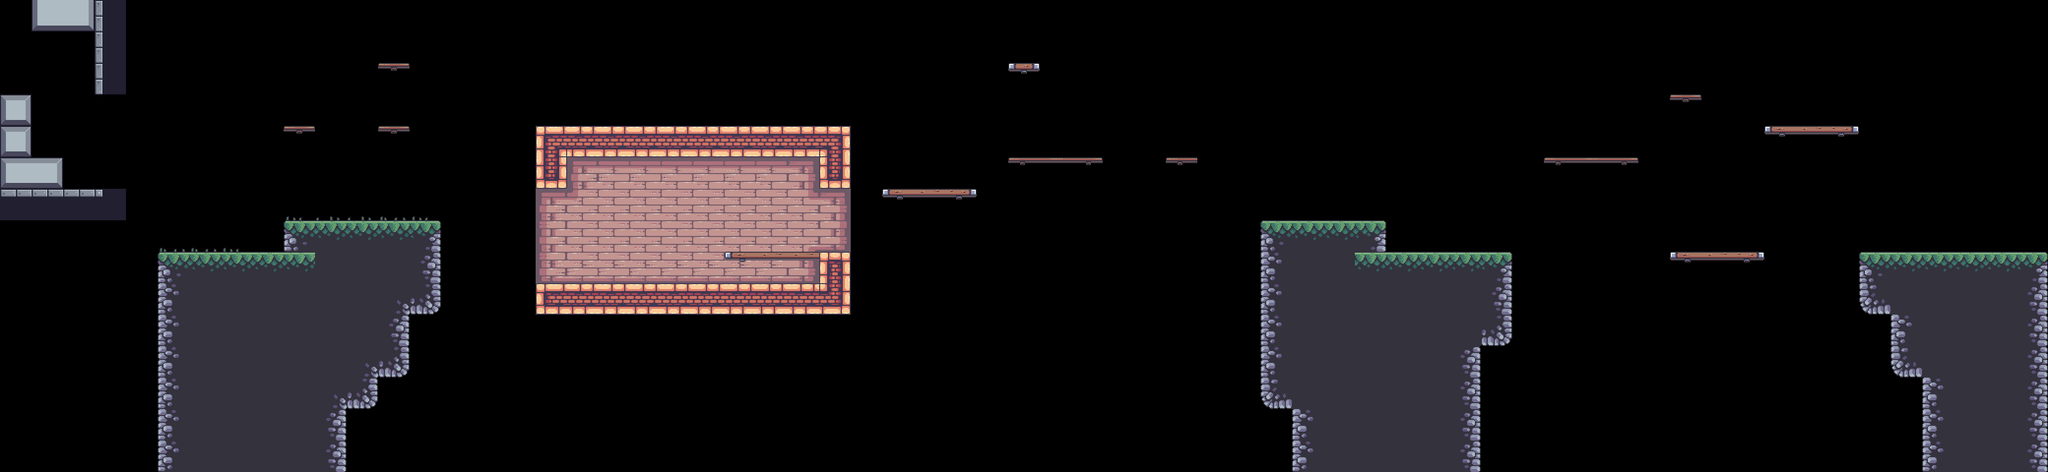

This is a level from a 2D game, rendered from its Tiled map with the project's own tilesets. A one-line summary and the map file follow, with tile-layer data summarised:
An orthogonal 65x15 tile map with 64x64 px tiles, 4 tile layers (BG, Terrain, Platforms, FG), 8 tilesets and 67 objects (9x static, 6x skull, 5x helicopter, 4x palm_small, 3x crate, ...).

<map version="1.10" tiledversion="1.10.2" orientation="orthogonal" renderorder="right-down" width="65" height="15" tilewidth="64" tileheight="64" infinite="0" nextlayerid="14" nextobjectid="140">
 <tileset firstgid="1" source="../tilesets/outside.tsx" />
 <tileset firstgid="49" source="../tilesets/items.tsx" />
 <tileset firstgid="54" source="../tilesets/inside.tsx" />
 <tileset firstgid="150" source="../tilesets/extra.tsx" />
 <tileset firstgid="216" source="../tilesets/objects.tsx" />
 <tileset firstgid="244" source="../tilesets/platforms.tsx" />
 <tileset firstgid="252" source="../tilesets/enemies.tsx" />
 <tileset firstgid="252" source="../tilesets/grass.tsx" />
 <layer id="9" name="BG" width="65" height="15">
  <data>[975 cells, 37 non-empty, 11 distinct tile ids]</data>
 </layer>
 <objectgroup id="12" name="BG details" class="window">
  <object id="49" name="candle" gid="231" x="1152.5" y="503" width="64" height="64" />
  <object id="50" name="candle" gid="231" x="1411" y="504.5" width="64" height="64" />
  <object id="51" name="window" gid="232" x="1560.5" y="424.5" width="64" height="64" />
  <object id="52" name="window" gid="232" x="1208.5" y="438.5" width="64" height="64" />
  <object id="53" name="big_chain" gid="233" x="1344" y="438" width="64" height="116" />
  <object id="54" name="small_chain" gid="234" x="1434.67" y="382.333" width="64" height="62" />
  <object id="55" name="static" gid="235" x="1381" y="574" width="14" height="34" />
  <object id="56" name="static" gid="236" x="1582.67" y="575" width="30" height="14" />
  <object id="57" name="static" gid="237" x="1309.67" y="575" width="14" height="28" />
  <object id="58" name="static" gid="238" x="1246.67" y="574.667" width="24" height="14" />
  <object id="59" name="static" gid="239" x="1452.67" y="573.333" width="42" height="44" />
  <object id="60" name="static" gid="240" x="1591" y="572.333" width="42" height="44" />
  <object id="61" name="static" gid="241" x="1498" y="502" width="52" height="178" />
  <object id="62" name="static" gid="242" x="1268.67" y="501.333" width="52" height="178" />
  <object id="63" name="static" gid="243" x="1094" y="575" width="82" height="98" />
 </objectgroup>
 <layer id="1" name="Terrain" width="65" height="15">
  <data>[975 cells, 182 non-empty, 24 distinct tile ids]</data>
 </layer>
 <layer id="5" name="Platforms" width="65" height="15">
  <data>[975 cells, 24 non-empty, 8 distinct tile ids]</data>
 </layer>
 <layer id="10" name="FG" width="65" height="15">
  <data>[975 cells, 8 non-empty, 3 distinct tile ids]</data>
 </layer>
 <objectgroup id="4" name="Objects">
  <object id="4" name="flag" gid="219" x="4094.06" y="513.576" width="68" height="186" />
  <object id="6" name="crate" gid="218" x="494.5" y="513.25" width="50" height="36" />
  <object id="7" name="crate" gid="218" x="525.5" y="477.25" width="50" height="36" />
  <object id="9" name="barrel" gid="216" x="530.5" y="513" width="46" height="50" />
  <object id="11" name="palm_large" gid="220" x="306.333" y="546" width="78" height="136" />
  <object id="12" name="palm_small" gid="222" x="1095.33" y="277.33" width="80" height="103" />
  <object id="13" name="palm_small" gid="222" x="1245.33" y="261.33" width="80" height="103" />
  <object id="14" name="palm_small" gid="222" x="1202" y="287.33" width="80" height="103" />
  <object id="15" name="player" gid="223" x="390.62" y="477.485" width="74" height="56" />
  <object id="27" name="palm_bg" gid="217" x="768" y="448" width="128" height="128" />
  <object id="43" name="palm_bg_left" gid="228" x="245" y="562" width="104" height="106" />
  <object id="44" name="palm_bg_right" gid="229" x="866" y="496" width="104" height="106" />
  <object id="65" name="saw" x="64" y="576" width="64" height="64">
   <properties>
    <property name="speed" type="int" value="0" />
   </properties>
  </object>
  <object id="69" name="floor_spike" gid="226" x="64" y="320" width="64" height="64">
   <properties>
    <property name="inverted" type="bool" value="false" />
   </properties>
  </object>
  <object id="71" name="floor_spike" gid="1073742050" x="64" y="128" width="64" height="64">
   <properties>
    <property name="inverted" type="bool" value="true" />
   </properties>
  </object>
  <object id="126" name="palm_bg_left" gid="228" x="3700" y="589" width="104" height="106" />
  <object id="127" name="palm_bg_right" gid="229" x="3042.67" y="566.333" width="104" height="106" />
  <object id="128" name="palm_small" gid="222" x="2994.67" y="516" width="80" height="103" />
  <object id="129" name="palm_bg" gid="217" x="3742.67" y="542.667" width="128" height="128" />
  <object id="135" name="crate" gid="230" x="2815" y="512" width="42" height="32" />
 </objectgroup>
 <objectgroup id="13" name="Moving Objects">
  <object id="66" name="boat" x="1790.67" y="619.333" width="768" height="38">
   <properties>
    <property name="flip" type="bool" value="true" />
    <property name="platform" type="bool" value="true" />
    <property name="speed" type="int" value="60" />
   </properties>
  </object>
  <object id="67" name="saw" x="0" y="512" width="300" height="10">
   <properties>
    <property name="flip" type="bool" value="false" />
    <property name="platform" type="bool" value="false" />
    <property name="speed" type="int" value="60" />
   </properties>
  </object>
  <object id="68" name="saw" x="182" y="536" width="10" height="320">
   <properties>
    <property name="flip" type="bool" value="false" />
    <property name="platform" type="bool" value="false" />
    <property name="speed" type="int" value="100" />
   </properties>
  </object>
  <object id="73" name="spike" gid="227" x="384" y="256" width="54" height="54">
   <properties>
    <property name="end_angle" type="int" value="180" />
    <property name="platform" type="bool" value="false" />
    <property name="radius" type="int" value="100" />
    <property name="speed" type="int" value="50" />
    <property name="start_angle" type="int" value="0" />
   </properties>
  </object>
  <object id="74" name="helicopter" x="341" y="114" width="10" height="320">
   <properties>
    <property name="flip" type="bool" value="false" />
    <property name="platform" type="bool" value="true" />
    <property name="speed" type="int" value="100" />
   </properties>
  </object>
  <object id="75" name="helicopter" x="657" y="177" width="300" height="10">
   <properties>
    <property name="flip" type="bool" value="false" />
    <property name="platform" type="bool" value="true" />
    <property name="speed" type="int" value="60" />
   </properties>
  </object>
  <object id="81" name="helicopter" x="1076.67" y="76.3333" width="300" height="10">
   <properties>
    <property name="flip" type="bool" value="false" />
    <property name="platform" type="bool" value="true" />
    <property name="speed" type="int" value="60" />
   </properties>
  </object>
  <object id="82" name="helicopter" x="896.667" y="513.667" width="300" height="10">
   <properties>
    <property name="flip" type="bool" value="false" />
    <property name="platform" type="bool" value="true" />
    <property name="speed" type="int" value="60" />
   </properties>
  </object>
  <object id="83" name="helicopter" x="272.667" y="27" width="300" height="10">
   <properties>
    <property name="flip" type="bool" value="false" />
    <property name="platform" type="bool" value="true" />
    <property name="speed" type="int" value="60" />
   </properties>
  </object>
  </objectgroup>
 <objectgroup id="7" name="Items">
  <!-- 22 objects omitted --></objectgroup>
 <objectgroup id="6" name="Enemies">
  <!-- 7 objects omitted --></objectgroup>
 <objectgroup id="2" name="Water">
  <!-- 2 objects omitted --></objectgroup>
 <objectgroup id="8" name="Data">
  <!-- 1 objects omitted --></objectgroup>
</map>
<!-- 23 of 67 objects omitted -->
